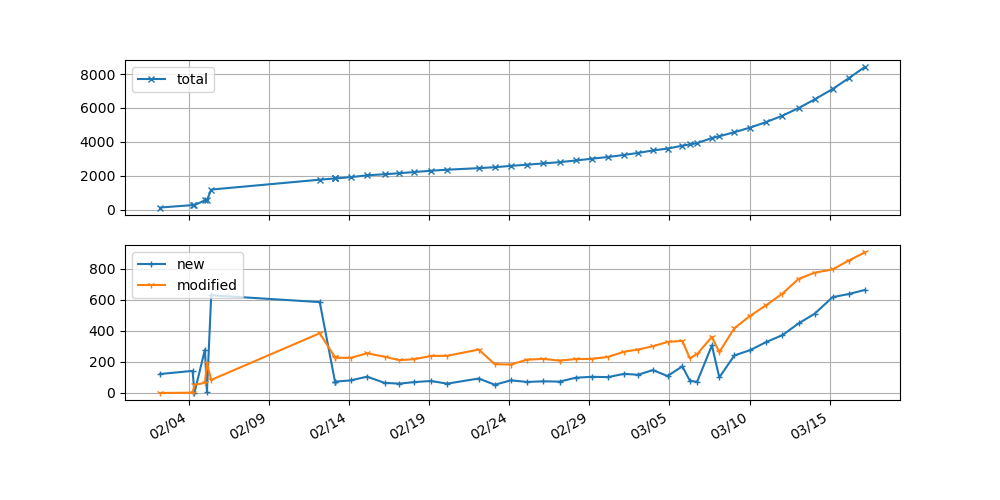

Python code for this plot:
import os, subprocess, inspect
from datetime import datetime, timezone
import numpy as np
import matplotlib.pyplot as plt
import matplotlib.dates as mdates

getdir = os.path.dirname(os.path.abspath(inspect.stack()[0][1]))  # http://stackoverflow.co>
os.chdir(getdir)

completed_process = subprocess.run("git log --stat Wuhan_nCoV_Github_Project_list.csv | grep Date:", shell=True, stdout=subprocess.PIPE)
date_list = completed_process.stdout.decode("utf-8").split('\n')
completed_process = subprocess.run("git log --stat Wuhan_nCoV_Github_Project_list.csv | grep changed", shell=True, stdout=subprocess.PIPE)
line_changed_list = completed_process.stdout.decode("utf-8").split('\n')

new_modified_list = []
total_line_count = 0
for line in line_changed_list[0:-1][::-1]:
    line = line.split()
    if line[-3] == 'insertions(+),':
        insertions = int(line[-4])
        deletions = int(line[-2])
        new = insertions - deletions
        modified = deletions
        total_line_count += new
        new_modified_list.append([total_line_count, new, modified])
    elif line[-1] == 'insertions(+)': # first commit, only insertion
        insertions = int(line[-2])
        total_line_count += insertions
        new_modified_list.append([total_line_count, insertions, 0])
    else: # manually deleting unrelated project, only deletion
        deletions = int(line[-2])
        total_line_count -= deletions
        new_modified_list.append([total_line_count, 0, 0])

x = [datetime.strptime(d, 'Date:   %a %b %d %H:%M:%S %Y %z') for d in date_list[0:-1][::-1]]
y0 = [i[0] for i in new_modified_list]
y1 = [i[1] for i in new_modified_list]
y2 = [i[2] for i in new_modified_list]

def mergeToNext(i):
    x[i] = x[i + 1]
    y0[i] = y0[i + 1]
    y1[i + 1] += y1[i]
    y1[i] = y1[i + 1]
    y2[i] = y2[i + 1]
# noise
mergeToNext(9) # y2[9] = 1834 = y0[8]
mergeToNext(2) # y1[2:4] = [2, 279]
mergeToNext(4) # y1[4:6] = [8, 628]

def removeNoise(y):
    for index, value in enumerate(y):
        if value == 0 and index != 0:
            y[index] = y[index - 1]
            x[index] = x[index - 1]
removeNoise(y1)
removeNoise(y2)

fig, ax_list = plt.subplots(2, figsize=(10,5))

for index, ax in enumerate(ax_list):
    if index == 0:
        ax.plot(x, y0, label='total', marker='x', markersize=5)
    else:
        ax.plot(x, y1, label='new', marker='+', markersize=5)
        ax.plot(x, y2, label='modified', marker='1', markersize=5)
    ax.legend(loc='upper left')
    ax.grid()
    ax.xaxis.set_major_formatter(mdates.DateFormatter('%m/%d'))
    ax.xaxis.set_major_locator(mdates.DayLocator(interval=5))
plt.gcf().autofmt_xdate()
plt.savefig('trend_plot.png')
